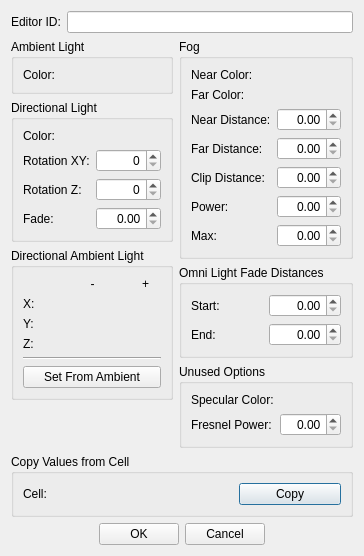
<?xml version="1.0" encoding="UTF-8"?>
<ui version="4.0">
 <class>FormDialogLightingTemplate</class>
 <widget class="QDialog" name="FormDialogLightingTemplate">
  <property name="windowTitle">
   <string>Lighting Template</string>
  </property>
  <layout class="QGridLayout" name="gridLayout_7">
   <item row="6" column="0" colspan="2">
    <widget class="QGroupBox" name="copyFromCellGroupbox">
     <property name="title">
      <string>Copy Values from Cell</string>
     </property>
     <layout class="QHBoxLayout" name="horizontalLayout">
      <item>
       <widget class="QLabel" name="label_22">
        <property name="text">
         <string>Cell:</string>
        </property>
        <property name="buddy">
         <cstring>copyFromCellForm</cstring>
        </property>
       </widget>
      </item>
      <item>
       <widget class="DKFormPicker" name="copyFromCellForm">
        <property name="allowNone">
         <bool>false</bool>
        </property>
       </widget>
      </item>
      <item>
       <widget class="QPushButton" name="buttonCopyFromCell">
        <property name="text">
         <string>Copy</string>
        </property>
       </widget>
      </item>
     </layout>
    </widget>
   </item>
   <item row="7" column="0" colspan="2">
    <layout class="QHBoxLayout" name="buttonsLayout">
     <item>
      <spacer name="horizontalSpacer">
       <property name="orientation">
        <enum>Qt::Horizontal</enum>
       </property>
       <property name="sizeHint" stdset="0">
        <size>
         <width>40</width>
         <height>20</height>
        </size>
       </property>
      </spacer>
     </item>
     <item>
      <widget class="QPushButton" name="buttonOK">
       <property name="text">
        <string>OK</string>
       </property>
      </widget>
     </item>
     <item>
      <widget class="QPushButton" name="buttonCancel">
       <property name="text">
        <string>Cancel</string>
       </property>
      </widget>
     </item>
     <item>
      <spacer name="horizontalSpacer_2">
       <property name="orientation">
        <enum>Qt::Horizontal</enum>
       </property>
       <property name="sizeHint" stdset="0">
        <size>
         <width>40</width>
         <height>20</height>
        </size>
       </property>
      </spacer>
     </item>
    </layout>
   </item>
   <item row="1" column="1">
    <layout class="QVBoxLayout" name="rightCol">
     <item>
      <widget class="QGroupBox" name="fogGroupbox">
       <property name="title">
        <string>Fog</string>
       </property>
       <layout class="QGridLayout" name="gridLayout">
        <item row="2" column="0">
         <widget class="QLabel" name="label_3">
          <property name="text">
           <string>Near Distance:</string>
          </property>
          <property name="buddy">
           <cstring>fogDistNear</cstring>
          </property>
         </widget>
        </item>
        <item row="3" column="0">
         <widget class="QLabel" name="label_4">
          <property name="text">
           <string>Far Distance:</string>
          </property>
          <property name="buddy">
           <cstring>fogDistFar</cstring>
          </property>
         </widget>
        </item>
        <item row="4" column="0">
         <widget class="QLabel" name="label_7">
          <property name="text">
           <string>Clip Distance:</string>
          </property>
          <property name="buddy">
           <cstring>fogDistClip</cstring>
          </property>
         </widget>
        </item>
        <item row="5" column="0">
         <widget class="QLabel" name="label_5">
          <property name="text">
           <string>Power:</string>
          </property>
          <property name="buddy">
           <cstring>fogPow</cstring>
          </property>
         </widget>
        </item>
        <item row="1" column="0">
         <widget class="QLabel" name="label_2">
          <property name="text">
           <string>Far Color:</string>
          </property>
          <property name="buddy">
           <cstring>fogColorFar</cstring>
          </property>
         </widget>
        </item>
        <item row="6" column="0">
         <widget class="QLabel" name="label_6">
          <property name="text">
           <string>Max:</string>
          </property>
          <property name="buddy">
           <cstring>fogMax</cstring>
          </property>
         </widget>
        </item>
        <item row="0" column="0">
         <widget class="QLabel" name="label">
          <property name="text">
           <string>Near Color:</string>
          </property>
          <property name="buddy">
           <cstring>fogColorNear</cstring>
          </property>
         </widget>
        </item>
        <item row="0" column="1">
         <widget class="DKColorPickerButton" name="fogColorNear"/>
        </item>
        <item row="1" column="1">
         <widget class="DKColorPickerButton" name="fogColorFar"/>
        </item>
        <item row="2" column="1">
         <widget class="QDoubleSpinBox" name="fogDistNear">
          <property name="whatsThis">
           <string>The distance at which fog begins to show up.</string>
          </property>
          <property name="alignment">
           <set>Qt::AlignRight|Qt::AlignTrailing|Qt::AlignVCenter</set>
          </property>
         </widget>
        </item>
        <item row="3" column="1">
         <widget class="QDoubleSpinBox" name="fogDistFar">
          <property name="whatsThis">
           <string>The distance in units at which the fog reaches its maximum thickness, assuming the max fog power is 1. If the max fog power is less than 1, then the fog will reach its maximum thickness at a shorter distance than this.</string>
          </property>
          <property name="alignment">
           <set>Qt::AlignRight|Qt::AlignTrailing|Qt::AlignVCenter</set>
          </property>
         </widget>
        </item>
        <item row="4" column="1">
         <widget class="QDoubleSpinBox" name="fogDistClip">
          <property name="whatsThis">
           <string>The distance past which geometry is entirely culled from the scene.</string>
          </property>
          <property name="alignment">
           <set>Qt::AlignRight|Qt::AlignTrailing|Qt::AlignVCenter</set>
          </property>
         </widget>
        </item>
        <item row="5" column="1">
         <widget class="QDoubleSpinBox" name="fogPow">
          <property name="whatsThis">
           <string>A value between 0 and 1 applied during fog calculations. The lower this value is, the quicker the fog will show up.</string>
          </property>
          <property name="alignment">
           <set>Qt::AlignRight|Qt::AlignTrailing|Qt::AlignVCenter</set>
          </property>
          <property name="maximum">
           <double>1.000000000000000</double>
          </property>
         </widget>
        </item>
        <item row="6" column="1">
         <widget class="QDoubleSpinBox" name="fogMax">
          <property name="whatsThis">
           <string>The maximum opacity of the fog. This is usually set to around 0.7 to prevent scenes from going to a flat color at long distances.</string>
          </property>
          <property name="alignment">
           <set>Qt::AlignRight|Qt::AlignTrailing|Qt::AlignVCenter</set>
          </property>
          <property name="maximum">
           <double>1.000000000000000</double>
          </property>
         </widget>
        </item>
       </layout>
      </widget>
     </item>
     <item>
      <widget class="QGroupBox" name="omniFadeGroupbox">
       <property name="whatsThis">
        <string>These are the distances over which non-shadow-casting omni light emitters will fade out of view.</string>
       </property>
       <property name="title">
        <string>Omni Light Fade Distances</string>
       </property>
       <layout class="QGridLayout" name="gridLayout_5">
        <item row="0" column="0">
         <widget class="QLabel" name="label_18">
          <property name="text">
           <string>Start:</string>
          </property>
          <property name="buddy">
           <cstring>omniFadeStart</cstring>
          </property>
         </widget>
        </item>
        <item row="0" column="1">
         <widget class="QDoubleSpinBox" name="omniFadeStart">
          <property name="alignment">
           <set>Qt::AlignRight|Qt::AlignTrailing|Qt::AlignVCenter</set>
          </property>
         </widget>
        </item>
        <item row="1" column="0">
         <widget class="QLabel" name="label_19">
          <property name="text">
           <string>End:</string>
          </property>
          <property name="buddy">
           <cstring>omniFadeEnd</cstring>
          </property>
         </widget>
        </item>
        <item row="1" column="1">
         <widget class="QDoubleSpinBox" name="omniFadeEnd">
          <property name="alignment">
           <set>Qt::AlignRight|Qt::AlignTrailing|Qt::AlignVCenter</set>
          </property>
         </widget>
        </item>
       </layout>
      </widget>
     </item>
     <item>
      <widget class="QGroupBox" name="unusedGroupbox">
       <property name="whatsThis">
        <string>These settings were never fully implemented, and have no effect in-game.</string>
       </property>
       <property name="title">
        <string>Unused Options</string>
       </property>
       <layout class="QGridLayout" name="gridLayout_6">
        <item row="0" column="0">
         <widget class="QLabel" name="label_20">
          <property name="text">
           <string>Specular Color:</string>
          </property>
          <property name="buddy">
           <cstring>specular</cstring>
          </property>
         </widget>
        </item>
        <item row="0" column="1">
         <widget class="DKColorPickerButton" name="specular"/>
        </item>
        <item row="1" column="0">
         <widget class="QLabel" name="label_21">
          <property name="text">
           <string>Fresnel Power:</string>
          </property>
          <property name="buddy">
           <cstring>fresnel</cstring>
          </property>
         </widget>
        </item>
        <item row="1" column="1">
         <widget class="QDoubleSpinBox" name="fresnel">
          <property name="alignment">
           <set>Qt::AlignRight|Qt::AlignTrailing|Qt::AlignVCenter</set>
          </property>
         </widget>
        </item>
       </layout>
      </widget>
     </item>
    </layout>
   </item>
   <item row="1" column="0">
    <layout class="QVBoxLayout" name="leftCol">
     <item>
      <widget class="QGroupBox" name="ambientGroupbox">
       <property name="whatsThis">
        <string>This value has no &lt;em&gt;visual&lt;/em&gt; effect on a cell's lighting. It serves two purposes: it can be used to quickly calculate Directional Ambient Light; and it influences the &quot;light level&quot; of a cell, i.e. the luminosity value used by the game to calculate detection while sneaking.</string>
       </property>
       <property name="title">
        <string>Ambient Light</string>
       </property>
       <layout class="QGridLayout" name="gridLayout_3">
        <item row="0" column="0">
         <widget class="QLabel" name="label_12">
          <property name="text">
           <string>Color:</string>
          </property>
          <property name="buddy">
           <cstring>ambientColor</cstring>
          </property>
         </widget>
        </item>
        <item row="0" column="1">
         <widget class="DKColorPickerButton" name="ambientColor"/>
        </item>
       </layout>
      </widget>
     </item>
     <item>
      <widget class="QGroupBox" name="directionalGroupbox">
       <property name="whatsThis">
        <string>The directional light affects everything in the cell, and is used to simulate bounced light.</string>
       </property>
       <property name="title">
        <string>Directional Light</string>
       </property>
       <layout class="QGridLayout" name="gridLayout_2">
        <item row="3" column="1">
         <widget class="QDoubleSpinBox" name="directionalFade">
          <property name="whatsThis">
           <string>The brightness of the directional light.</string>
          </property>
          <property name="alignment">
           <set>Qt::AlignRight|Qt::AlignTrailing|Qt::AlignVCenter</set>
          </property>
         </widget>
        </item>
        <item row="0" column="0">
         <widget class="QLabel" name="label_8">
          <property name="text">
           <string>Color:</string>
          </property>
          <property name="buddy">
           <cstring>directionalColor</cstring>
          </property>
         </widget>
        </item>
        <item row="0" column="1">
         <widget class="DKColorPickerButton" name="directionalColor"/>
        </item>
        <item row="3" column="0">
         <widget class="QLabel" name="label_9">
          <property name="text">
           <string>Fade:</string>
          </property>
          <property name="buddy">
           <cstring>directionalFade</cstring>
          </property>
         </widget>
        </item>
        <item row="1" column="0">
         <widget class="QLabel" name="label_10">
          <property name="text">
           <string>Rotation XY:</string>
          </property>
          <property name="buddy">
           <cstring>directionalRotXY</cstring>
          </property>
         </widget>
        </item>
        <item row="2" column="0">
         <widget class="QLabel" name="label_11">
          <property name="text">
           <string>Rotation Z:</string>
          </property>
          <property name="buddy">
           <cstring>directionalRotZ</cstring>
          </property>
         </widget>
        </item>
        <item row="1" column="1">
         <widget class="QSpinBox" name="directionalRotXY">
          <property name="alignment">
           <set>Qt::AlignRight|Qt::AlignTrailing|Qt::AlignVCenter</set>
          </property>
         </widget>
        </item>
        <item row="2" column="1">
         <widget class="QSpinBox" name="directionalRotZ">
          <property name="alignment">
           <set>Qt::AlignRight|Qt::AlignTrailing|Qt::AlignVCenter</set>
          </property>
         </widget>
        </item>
       </layout>
      </widget>
     </item>
     <item>
      <widget class="QGroupBox" name="dalcGroupbox">
       <property name="title">
        <string>Directional Ambient Light</string>
       </property>
       <layout class="QGridLayout" name="gridLayout_4">
        <item row="1" column="0">
         <widget class="QLabel" name="label_13">
          <property name="text">
           <string>X:</string>
          </property>
         </widget>
        </item>
        <item row="1" column="1" colspan="2">
         <widget class="DKColorPickerButton" name="dalcXNeg"/>
        </item>
        <item row="2" column="0">
         <widget class="QLabel" name="label_16">
          <property name="text">
           <string>Y:</string>
          </property>
         </widget>
        </item>
        <item row="3" column="3">
         <widget class="DKColorPickerButton" name="dalcZPos"/>
        </item>
        <item row="1" column="3">
         <widget class="DKColorPickerButton" name="dalcXPos"/>
        </item>
        <item row="3" column="0">
         <widget class="QLabel" name="label_17">
          <property name="text">
           <string>Z:</string>
          </property>
         </widget>
        </item>
        <item row="2" column="1" colspan="2">
         <widget class="DKColorPickerButton" name="dalcYNeg"/>
        </item>
        <item row="0" column="1" colspan="2">
         <widget class="QLabel" name="label_14">
          <property name="text">
           <string>-</string>
          </property>
          <property name="alignment">
           <set>Qt::AlignCenter</set>
          </property>
         </widget>
        </item>
        <item row="3" column="1" colspan="2">
         <widget class="DKColorPickerButton" name="dalcZNeg"/>
        </item>
        <item row="4" column="0" colspan="4">
         <widget class="Line" name="line">
          <property name="orientation">
           <enum>Qt::Horizontal</enum>
          </property>
         </widget>
        </item>
        <item row="2" column="3">
         <widget class="DKColorPickerButton" name="dalcYPos"/>
        </item>
        <item row="0" column="3">
         <widget class="QLabel" name="label_15">
          <property name="text">
           <string>+</string>
          </property>
          <property name="alignment">
           <set>Qt::AlignCenter</set>
          </property>
         </widget>
        </item>
        <item row="5" column="0" colspan="4">
         <widget class="QPushButton" name="buttonSetDalcFromAmb">
          <property name="text">
           <string>Set From Ambient</string>
          </property>
         </widget>
        </item>
       </layout>
      </widget>
     </item>
     <item>
      <spacer name="verticalSpacer">
       <property name="orientation">
        <enum>Qt::Vertical</enum>
       </property>
       <property name="sizeHint" stdset="0">
        <size>
         <width>0</width>
         <height>0</height>
        </size>
       </property>
      </spacer>
     </item>
    </layout>
   </item>
   <item row="0" column="0" colspan="2">
    <layout class="QHBoxLayout" name="horizontalLayout_2">
     <item>
      <widget class="QLabel" name="label_23">
       <property name="text">
        <string>Editor ID:</string>
       </property>
       <property name="buddy">
        <cstring>editorID</cstring>
       </property>
      </widget>
     </item>
     <item>
      <widget class="QLineEdit" name="editorID"/>
     </item>
    </layout>
   </item>
  </layout>
 </widget>
 <customwidgets>
  <customwidget>
   <class>DKColorPickerButton</class>
   <extends>QWidget</extends>
   <header>widgets/DKColorPickerButton.h</header>
  </customwidget>
  <customwidget>
   <class>DKFormPicker</class>
   <extends>QWidget</extends>
   <header>widgets/DKFormPicker.h</header>
  </customwidget>
 </customwidgets>
 <tabstops>
  <tabstop>editorID</tabstop>
  <tabstop>ambientColor</tabstop>
  <tabstop>directionalColor</tabstop>
  <tabstop>directionalRotXY</tabstop>
  <tabstop>directionalRotZ</tabstop>
  <tabstop>directionalFade</tabstop>
  <tabstop>dalcXNeg</tabstop>
  <tabstop>dalcXPos</tabstop>
  <tabstop>dalcYNeg</tabstop>
  <tabstop>dalcYPos</tabstop>
  <tabstop>dalcZNeg</tabstop>
  <tabstop>dalcZPos</tabstop>
  <tabstop>buttonSetDalcFromAmb</tabstop>
  <tabstop>fogColorNear</tabstop>
  <tabstop>fogColorFar</tabstop>
  <tabstop>fogDistNear</tabstop>
  <tabstop>fogDistFar</tabstop>
  <tabstop>fogDistClip</tabstop>
  <tabstop>fogPow</tabstop>
  <tabstop>fogMax</tabstop>
  <tabstop>omniFadeStart</tabstop>
  <tabstop>omniFadeEnd</tabstop>
  <tabstop>specular</tabstop>
  <tabstop>fresnel</tabstop>
  <tabstop>copyFromCellForm</tabstop>
  <tabstop>buttonCopyFromCell</tabstop>
  <tabstop>buttonOK</tabstop>
  <tabstop>buttonCancel</tabstop>
 </tabstops>
 <resources/>
 <connections/>
</ui>
